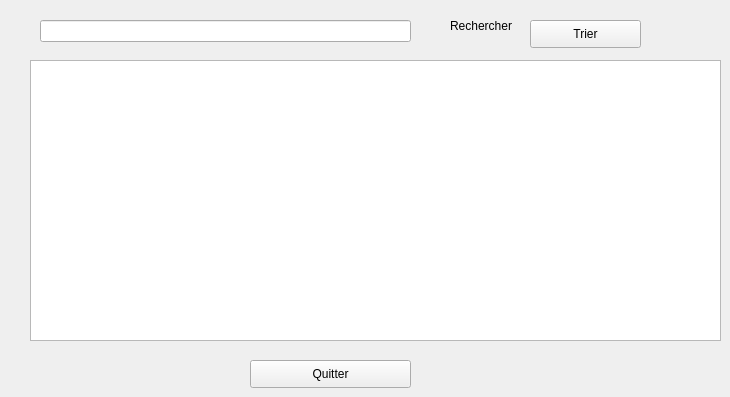
       <widget class="QWidget" name="tab_28">
        <attribute name="title">
         <string>Afficher commande</string>
        </attribute>
        <widget class="QTableView" name="tableView_slim">
         <property name="geometry">
          <rect>
           <x>30</x>
           <y>60</y>
           <width>691</width>
           <height>281</height>
          </rect>
         </property>
        </widget>
        <widget class="QLabel" name="label_10_slim">
         <property name="geometry">
          <rect>
           <x>450</x>
           <y>10</y>
           <width>71</width>
           <height>31</height>
          </rect>
         </property>
         <property name="text">
          <string>Rechercher</string>
         </property>
        </widget>
        <widget class="QLineEdit" name="Af_rechercher_slim">
         <property name="geometry">
          <rect>
           <x>40</x>
           <y>20</y>
           <width>371</width>
           <height>22</height>
          </rect>
         </property>
        </widget>
        <widget class="QPushButton" name="trier_2_slim">
         <property name="geometry">
          <rect>
           <x>530</x>
           <y>20</y>
           <width>111</width>
           <height>28</height>
          </rect>
         </property>
         <property name="text">
          <string>Trier</string>
         </property>
        </widget>
        <widget class="QPushButton" name="A_quitter3_slim">
         <property name="geometry">
          <rect>
           <x>250</x>
           <y>360</y>
           <width>161</width>
           <height>28</height>
          </rect>
         </property>
         <property name="text">
          <string>Quitter</string>
         </property>
        </widget>
       </widget>
